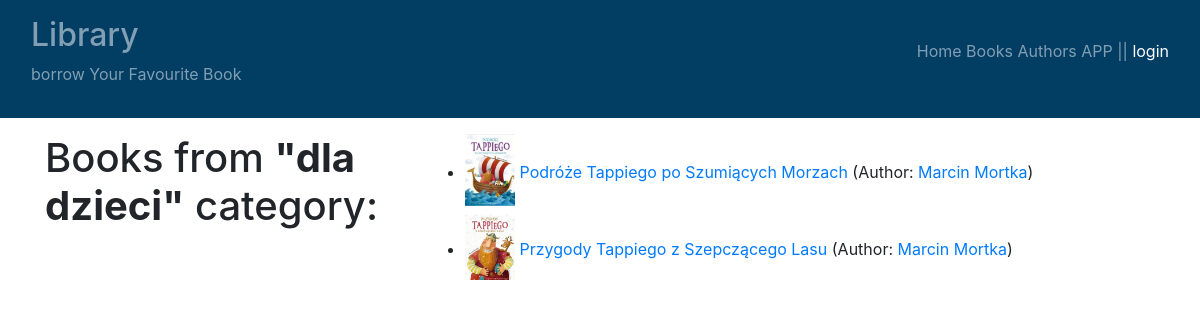
/books/tags/1, run on an earlier commit of the app's database.
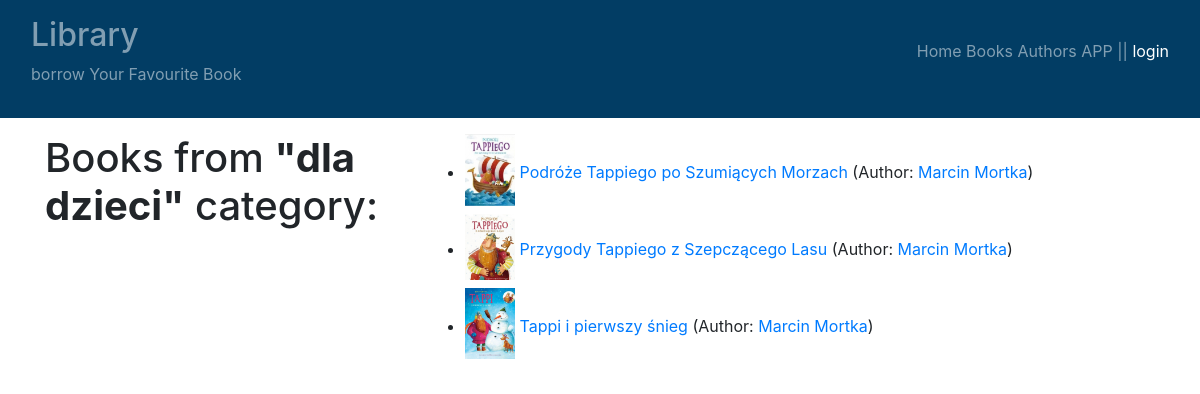
And on a later commit of the database.
### books/models.py (models this page shows, shortened)
class Book(models.Model):
    title = models.CharField(
        max_length=65,
        unique=True,
    )
    description = models.TextField(
        blank=True,
        null=True,
    )
    author = models.ForeignKey(
        "books.Author",
        on_delete=models.CASCADE,
    )
    image = models.ImageField(
        upload_to="photos/%Y/%m/%d",
        blank=True,
        null=True,
        default=None
    )
    pages = models.IntegerField(
        blank=True,
        null=True
    )
    tags = models.ManyToManyField(
        "books.Tag",
        related_name="books",
        blank=True)
    added = models.DateTimeField(auto_now_add=True)
    class Meta:
        ordering = ["title"]

class Author(models.Model):
    name = models.CharField(max_length=25, unique=True)
    bio = models.TextField(
        blank=True,
        null=True
    )
    def __str__(self):
        return f"{self.name}"
    class Meta:
        ordering = ["name"]

### books/views.py (the view)
# urls.py: path("tags/<int:id>", tag_details, name="tag_details"),
def tag_details(request, id):
    tag = Tag.objects.get(id=id)
    books = tag.books.all()
    return render(
        request=request,
        context={
            "tag": tag,
            "books": books
        },
        template_name="books/tag_details.html"
    )

### books/models.py (called while the page is built)
    def __str__(self):
        return f"{self.word}"

### books/templates/books/tag_details.html (shortened to what this page needs)
{% extends "books/main.html" %}
{% load bootstrap4 %}
{% block content %}
<div class="row">
    <div class="col-4">
        <h1>Books from <strong>"{{ tag }}"</strong> category:</h1>
    </div>
    <div class="col">
        <ul>
        {% for b in books %}
        <li>
            <img class="pb-2" src="{{ b.image.url }}" width="50px" text-align="left">
            <a href="{% url 'books:book_details' b.id %}">{{ b.title }}</a>
            (Author: <a href="{% url 'books:author_details' b.author_id %}">{{ b.author }}</a>)
        </li>
        {% endfor %}
        </ul>
    </div>
</div>
{% endblock %}

What changed in the data, as far as the page shows it:
added Book: image (picture), title "Tappi i pierwszy śnieg", author "Marcin Mortka"
